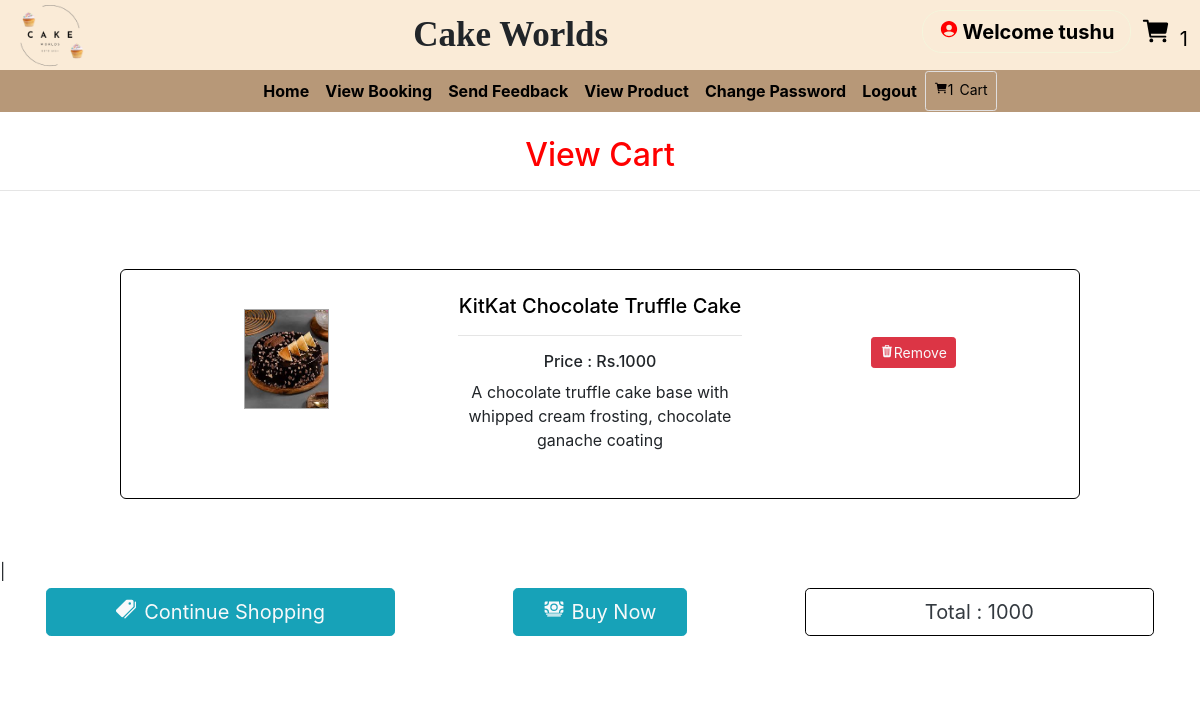
The page /cart (signed in) on the database its author committed.
### grocery/models.py (models this page shows, shortened)
class Cart(models.Model):
    profile = models.ForeignKey(Profile,on_delete=models.CASCADE,null=True)
    product = models.ForeignKey(Product, on_delete=models.CASCADE, null=True)

class Product(models.Model):
    category = models.ForeignKey(Category, on_delete=models.CASCADE, null=True)
    image = models.FileField(null=True)
    name = models.CharField(max_length=30, null=True)
    price = models.IntegerField(null=True)
    desc = models.TextField(null=True)

### grocery/views.py (the view)
# urls.py: path('cart', view_cart, name='cart'),
def view_cart(request):
    if not request.user.is_authenticated:
        return redirect('login')
    user = User.objects.get(id=request.user.id)
    profile = Profile.objects.get(user=user)
    cart =  Cart.objects.filter(profile=profile).all()
    total=0
    num1=0
    book_id=request.user.username
    message1="Here ! No Any Product"
    for i in cart:
        total+=i.product.price
        num1+=1
        book_id = book_id+"."+str(i.product.id)
    d = {'profile':profile,'cart':cart,'total':total,'num1':num1,'book':book_id,'message':message1}
    return render(request,'cart.html',d)

### grocery/templates/cart.html (shortened to what this page needs)
{% extends 'navigation.html' %}
{% block body %}
<center><h2 style="color:red;margin-top:2%">View Cart</h2></center><hr>
{% if not cart %}
<h1 align="center" style="color:blue">{{message}}</h1>
{% else %}
<center><div class="container" style="border:1px solid white">
    </div>
</center>
{% for i in cart %}
<center>
<div class="container" style="margin-top:2%;padding:2%;height:230px;width:80%">
    <div class="row" style="height:90%">
        <div class="col-md-4" style="height:120px">
            <img src="{{i.product.image.url}}" style="width:30%;height:100px;border:1px solid darkgray;margin-top:5%">
        </div>
        <div class="col-md-4" style="height:100px">
            <h5 style="margin-top:5%">{{i.product.name}}</h5><hr>
        <h6>Price : Rs.{{i.product.price}}</h6>
        <p>{{i.product.desc}}</p>
        </div>
            <div class="col-md-4" style="height:100px;">
                <center><a href="{% url 'remove_cart' i.id %}" style="margin-top:15%" class="btn btn-sm btn-danger text-light text-capitalize"><ion-icon name="trash"></ion-icon>Remove</a></center>
        </div>
    </div>
</div>
    </center>
{% endfor %}
|<div class="container" style="border:1px solid white">
<div class="row">
    <div class="col-md-4" style="height:100px;">
                <center><a href="{% url 'view_product' 0 %}" style="margin-top:1%;width:100%" class="btn btn-lg btn-info text-light text-capitalize"><ion-icon style="margin-right:8px" name="pricetags"></ion-icon>Continue Shopping</a></center>
            </div>
    <div class="col-md-4" style="height:100px;">
                <center><a href="{% url 'booking' book %}" style="margin-top:1%;width:50%" class="btn btn-lg btn-info text-light text-capitalize"><ion-icon style="margin-right:8px" name="cash"></ion-icon>Buy Now</a></center>
            </div>
    <div class="col-md-4" style="height:100px;">
                <center><a style="margin-top:1%;width:100%;border:1px solid black" class="btn btn-default btn-lg text-dark text-capitalize">Total : {{total}}</a></center>
            </div>
</div>
    {% endif %}
    </div>
{% endblock %}

### grocery/templates/navigation.html (shortened to what this page needs)
<!DOCTYPE html>
<html lang="en">
<head>
    {% load static %}
     <link rel="stylesheet" href="https://maxcdn.bootstrapcdn.com/bootstrap/4.0.0/css/bootstrap.min.css">
     <link rel = stylesheet href = "//cdn.datatables.net/1.10.19/css/jquery.dataTables.min.css">
     <link href='//netdna.bootstrapcdn.com/font-awesome/4.3.0/css/font-awesome.min.css' rel='stylesheet'/>
     <link rel='stylesheet' href='https://cdnjs.cloudflare.com/ajax/libs/twitter-bootstrap/4.1.3/css/bootstrap.min.css'>
<link rel='stylesheet' href='https://cdnjs.cloudflare.com/ajax/libs/ionicons/2.0.1/css/ionicons.min.css'>
<link rel="stylesheet" href="https://use.fontawesome.com/releases/v5.6.3/css/all.css">
<link rel="stylesheet" href="https://cdnjs.cloudflare.com/ajax/libs/font-awesome/4.7.0/css/font-awesome.min.css">
</head>
<body style="background-color:white">
  <div class="ImgConatin">
    <div class="logo"><img  src="{% static 'images/CakeLogo.png' %} " height="100px" /></div>
    <div class="font">Cake Worlds</div>
    <div class="innerIcon">
      <a href="{% url 'profile' %}"><h5 class="nav-link profile" style="color:rgb(0, 0, 0)"><ion-icon style="margin-right:4px;color:#FF0000" name="person-circle-sharp"></ion-icon>Welcome {{request.user.username}}</h5></a>
         <a href="" class=" cart">
          <ion-icon name="cart"></ion-icon>
          <span>{{num1}}</span>
        </a>
    </div>
  </div>
<nav class="navbar navbar-expand-sm">
  <a class="navbar-brand pl-5 " href="#" style="color:white ; font-weight : bold"></a>
<div class="collapse navbar-collapse" id="collapsibleNavbar">
  <ul class="navbar-nav pl-5 text-center">
    {% if request.user.username %}
    {% if not request.user.is_staff %}
    <li class="nav-item">
      <a class="nav-link" href="{% url 'home' %}" style="color:white">Home</a>
    </li>
    <li class="nav-item">
      <a class="nav-link" href="{% url 'view_booking' %}" style="color:white">View Booking</a>
    </li>
    <li class="nav-item">
      <a class="nav-link" href="{% url 'send_feedback' request.user.id %}" style="color:white">Send Feedback</a>
    </li>
    <li class="nav-item">
      <a class="nav-link" href="{% url 'view_product' 0 %}" style="color:white">View Product</a>
    </li>
    <li class="nav-item">
      <a class="nav-link" href="{% url 'change_password' %}" style="color:white">Change Password</a>
    </li>
    {% endif %}
    {% endif %}
    {% if request.user.is_authenticated %}
    <a class="nav-link" href="{% url 'logout' %}" style="color:white">Logout</a>
    {% endif %}
    {% if not request.user.is_staff %}
    {% if request.user.username %}
    <a href="{% url 'cart' %}" style="border: 0.5px solid rgb(224, 222, 222) " class="btn btn-default btn-sm text-dark text-capitalize ">
        <ion-icon style="color:rgb(6, 0, 0);margin-top:5px" name="cart"></ion-icon><span style="color:rgb(0, 0, 0)">{{num1}}</span><span style="margin-left:6px;margin-top:6px;color:rgb(0, 0, 0)">Cart</span></a></center>
{% endif %}
    {% endif %}
    </ul>
</div>
</nav>
{% block body %}{% endblock %}
</body>
</html>

### grocery/templates/navigation.html (style rules this page uses)
* { box-sizing: border-box; }
.nav-link { font-weight:bold; }
.navbar-brand { text-shadow: 1px 1px lightblue; }
.ImgConatin { padding-right: 12px; background-color: antiquewhite; width: 100%; height: 70px; display: flex; justify-content:space-between; align-items: center; }
.innerIcon { position: relative; display: inline; font-size: 30px; display: flex; justify-content: space-evenly; gap: 10px; align-items: center; }
.font { display: inline; font-size: 35px; font-family: cursive; font-weight: bolder; }
h5 { display: inline; color: black; }
.cart { display: inline; font-size: 30px; color: black; }
.cart span { font-size: 20px; }
nav { background-color: rgb(183, 152, 120); display: flex; justify-content: start; align-items: center; border-radius: 0px; height: 42px; }
#collapsibleNavbar { margin-left: -60px; border-radius: 10px; display: flex; justify-content: space-evenly; align-items: center; }
#collapsibleNavbar .nav-link { color: black !important; }
.profile { border: 1px solid beige; border-radius: 20px; }

### grocery/templates/cart.html (style rules this page uses)
.container { border:1px solid black; border-radius:6px; margin-bottom:5%; height: auto; }

### rows shown on the page
Cart: product.image (picture), product.name "KitKat Chocolate Truffle Cake", product.price "1000", product.desc "A chocolate truffle cake base with whipped cream frosting, chocolate ganache coating"

### other values the page prints
{{ request.user.username }} "tushu"
{{ num1 }} "1"
{{ total }} "1000"
